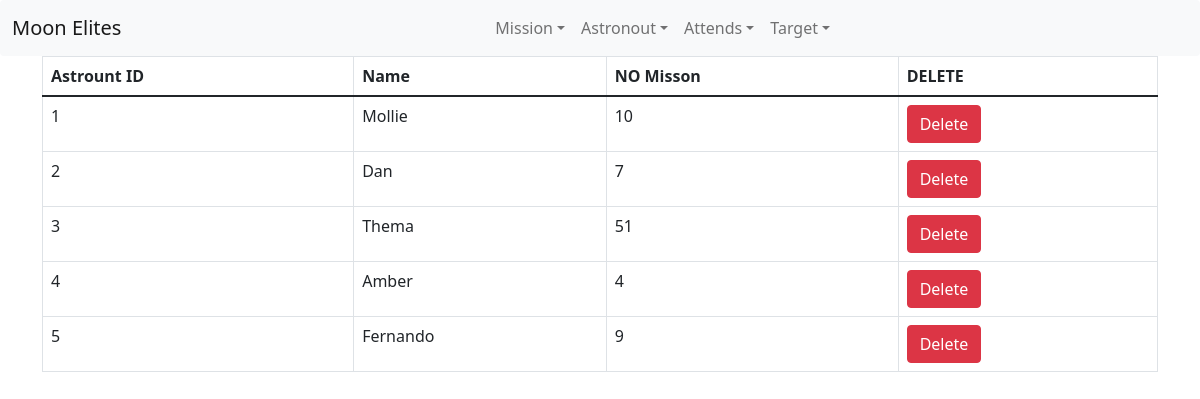
Page /view_astronaut.php on the committed database.
### tables this page shows
CREATE TABLE `astronaut` (
  `astronaut_id` int(3) NOT NULL,
  `name` char(20) DEFAULT NULL,
  `no_missions` int(3) DEFAULT NULL
);

### view_astronaut.php (the view, shortened to what this page needs)
<?php
include 'Contection.php';
$result = mysqli_query($conn, "SELECT * FROM astronaut");
?>
<head>
    <link href="https://cdn.jsdelivr.net/npm/bootstrap@5.1.2/dist/css/bootstrap.min.css" rel="stylesheet">
</head>
<body>
<nav class="navbar navbar-expand-lg navbar-light bg-light rounded"">
        <div class=" container-fluid">
        <div class="navbar-header">
            <a class="navbar-brand" href="index.php">Moon Elites</a>
        </div>
        <div class="collapse navbar-collapse justify-content-md-center" id="navbarsExample10">
            <ul class="navbar-nav">
                <li class="nav-item dropdown">
                    <a class="nav-link dropdown-toggle" href="#" id="dropdown10" data-bs-toggle="dropdown" aria-expanded="false">Mission</a>
                </li>
                <li class="nav-item dropdown">
                    <a class="nav-link dropdown-toggle" href="#" id="dropdown10" data-bs-toggle="dropdown" aria-expanded="false">Astronout</a>
                </li>
                <li class="nav-item dropdown">
                    <a class="nav-link dropdown-toggle" href="#" id="dropdown10" data-bs-toggle="dropdown" aria-expanded="false">Attends</a>
                </li>
                <li class="nav-item dropdown">
                    <a class="nav-link dropdown-toggle" href="#" id="dropdown10" data-bs-toggle="dropdown" aria-expanded="false">Target</a>
                </li>
            </ul>
        </div>
        </div>
    </nav>
    <div class="container">
        <table class="table table-bordered">
            <thead>
                <tr>
                    <th>Astrount ID</th>
                    <th>Name</th>
                    <th>NO Misson</th>
                    <th>DELETE</th>
                </tr>
            </thead>
    </div>
</body>
<?php
foreach ($result as $row) {
  print "<tr> <td>";
  echo $row['astronaut_id'];
  print "</td> <td>";
  echo $row['name'];
  print "</td> <td>";
  echo $row['no_missions'];
  print "</td>  <td>";
  echo "<a class='btn btn-danger' href=astrount_del.php?id=".$row['astronaut_id'].">Delete </a>";
}
?>

### rows in the picture
astronaut: astronaut_id "1", name "Mollie", no_missions "10"
astronaut: astronaut_id "2", name "Dan", no_missions "7"
astronaut: astronaut_id "3", name "Thema", no_missions "51"
astronaut: astronaut_id "4", name "Amber", no_missions "4"
astronaut: astronaut_id "5", name "Fernando", no_missions "9"
